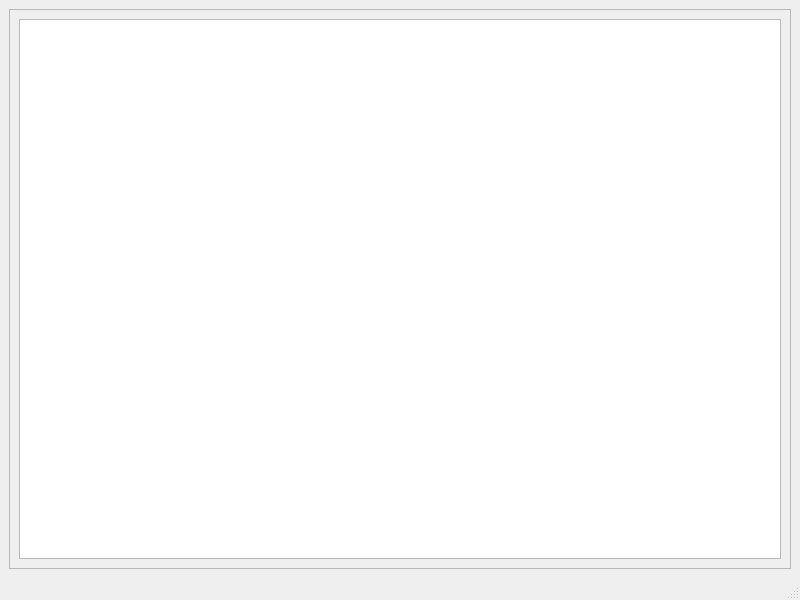
<?xml version="1.0" encoding="UTF-8"?>
<ui version="4.0">
 <class>MainWindow</class>
 <widget class="QMainWindow" name="MainWindow">
  <property name="geometry">
   <rect>
    <x>0</x>
    <y>0</y>
    <width>800</width>
    <height>600</height>
   </rect>
  </property>
  <property name="windowTitle">
   <string>MainWindow</string>
  </property>
  <widget class="QWidget" name="centralwidget">
   <layout class="QGridLayout" name="gridLayout">
    <item row="0" column="0">
     <widget class="QScrollArea" name="scrollArea">
      <property name="widgetResizable">
       <bool>true</bool>
      </property>
      <widget class="QWidget" name="scrollAreaWidgetContents">
       <property name="geometry">
        <rect>
         <x>0</x>
         <y>0</y>
         <width>780</width>
         <height>536</height>
        </rect>
       </property>
       <layout class="QGridLayout" name="gridLayout_2">
        <item row="0" column="0">
         <widget class="QPlainTextEdit" name="plainTextEdit"/>
        </item>
       </layout>
      </widget>
     </widget>
    </item>
   </layout>
  </widget>
  <widget class="QMenuBar" name="menubar">
   <property name="geometry">
    <rect>
     <x>0</x>
     <y>0</y>
     <width>800</width>
     <height>22</height>
    </rect>
   </property>
  </widget>
  <widget class="QStatusBar" name="statusbar"/>
 </widget>
 <resources/>
 <connections/>
</ui>
